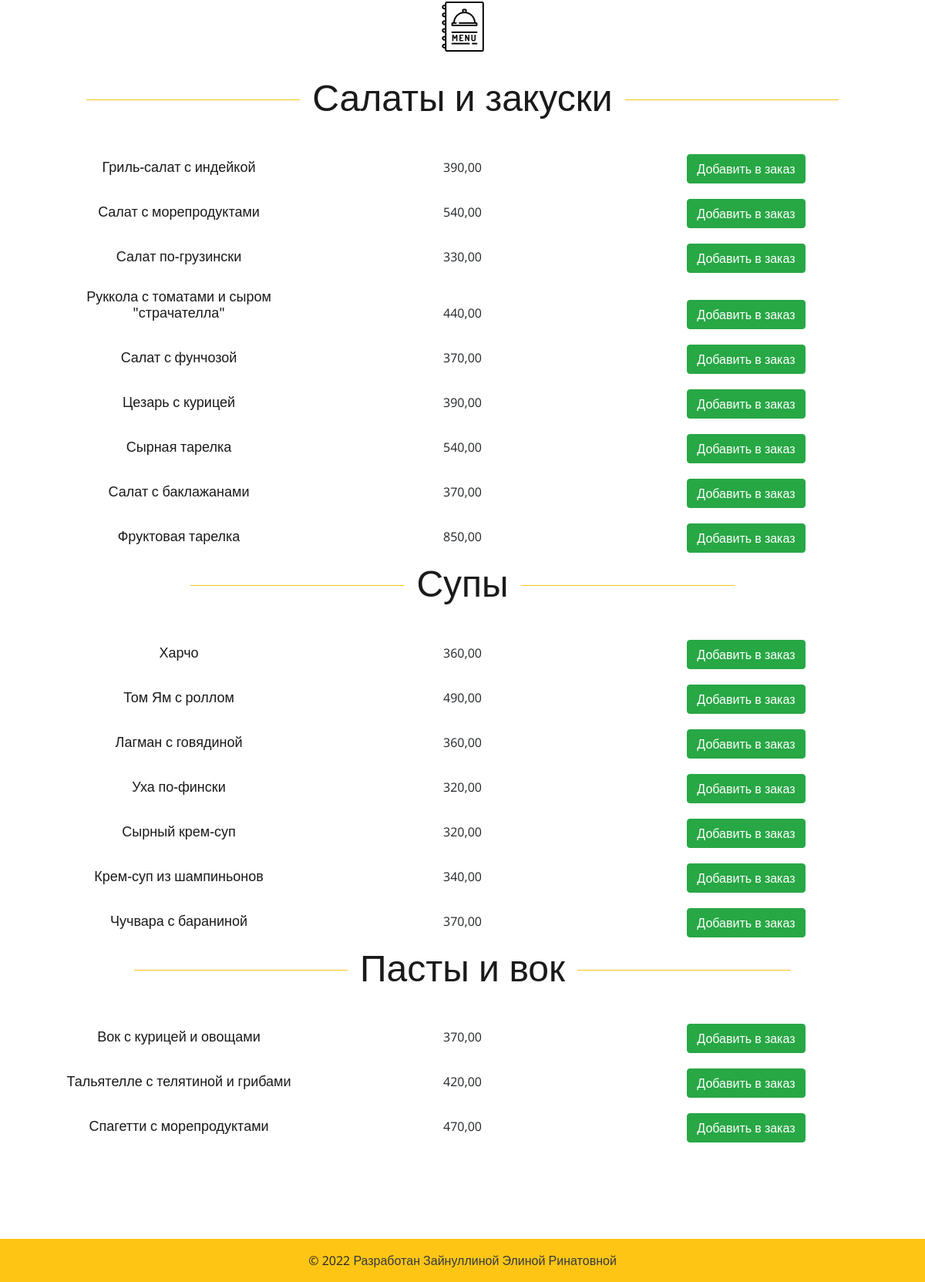
Before: /menuwaiter/ (lower part) with the older database file.
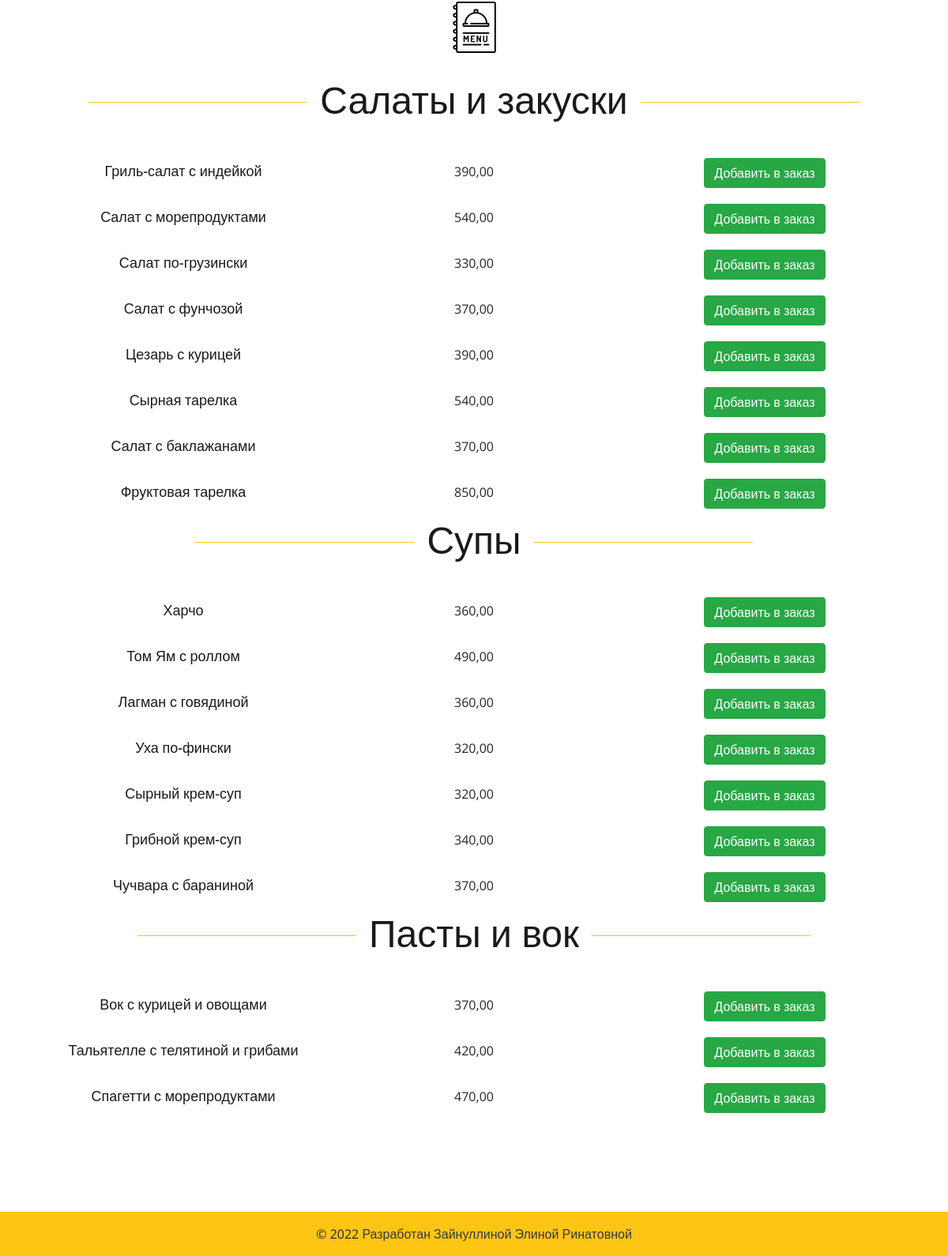
After: the same page with the newer database file.
### food/models.py (models this page shows, shortened)
class Category(MPTTModel):
    name = models.CharField(max_length=100)
    slug = models.SlugField(max_length=100)
    parent = TreeForeignKey(
        'self',
        related_name="children",
        on_delete=models.SET_NULL,
        null=True,
        blank=True
    )  # чтобы сделать подкатегории
    class MPTTMeta:
        order_insertion_by = ['name']
    class Meta:
        verbose_name = "Категория"
        verbose_name_plural = "Категории"

class Food(models.Model):
    img = models.ImageField(upload_to='menu', blank=True)
    title = models.CharField(max_length=200)
    text = models.CharField(max_length=300)
    description = models.TextField()
    category = models.ForeignKey(
        Category,
        related_name="food",
        on_delete=models.SET_NULL,
        null=True
    )
    price = models.DecimalField(
        max_digits=10,
        decimal_places=2,
        verbose_name='price')
    class Meta:
        verbose_name = "Блюдо"
        verbose_name_plural = "Блюда"

### food/views.py (the view)
# urls.py: path('menuwaiter/', views.FoodPriceListView.as_view(), name='menuwaiter'),
class FoodPriceListView(ListView):
    model = Food
    template_name = 'menu_for_waiter.html'
    def get_context_data(self, **kwargs):
        context = super(FoodPriceListView, self).get_context_data(**kwargs)
        context['categories'] = Category.objects.all()
        return context

### templates/menu_for_waiter.html (shortened to what this page needs)
{% extends 'waiter.html' %}
{% load static %}
{% block content %}
	<section class="mp-menu-section spad">
		<div class="icon"><img src="{% static 'img/icon/menu.png' %}"></div>
		<div class="container">
			{% for category in categories %}
				<div class="section-title">
					<h2>{{category.name}}</h2>
				</div>
			<div class="waiter-menu">
			{% for food_item in category.food.all %}
				<h5 class="food-item">{{food_item.title}}</h5>
				<div class="food-item">{{food_item.price}}</div>
				<div class="food-item add-to-cart-btn">
					<button class="btn btn-success">
					Добавить в заказ
					</button>
				</div>
			{% endfor %}
			</div>
				{% endfor %}
			</div>
	</section>
{% endblock content %}

### templates/waiter.html (shortened to what this page needs)
<!DOCTYPE html>
{% load static %}
<html lang="ru">
<head>
	<link rel="stylesheet" href="{% static 'css/bootstrap.min.css' %}"/>
	<link rel="stylesheet" href="{% static 'css/font-awesome.min.css' %}"/>
	<link rel="stylesheet" href="{% static 'css/style.css' %}"/>
</head>
<body>
{% block content %}{% endblock content %}
	<footer class="bg-light text-center text-lg-start">
		<div class="text-center p-3" style="background-color: #ffc515;">
			© 2022
			<a class="text-dark">Разработан Зайнуллиной Элиной Ринатовной</a>
		</div>
	</footer>
    </body>
</html>

### static/css/style.css (style rules this page uses)
html, body { height: 100%; font-family: 'Open Sans', sans-serif; }
h1, h2, h3, h4, h5, h6 { margin: 0; color: #1b1a1a; }
h2 { font-size: 36px; }
h5 { font-size: 18px; }
img { max-width: 100%; }
.section-title { text-align: center; margin-bottom: 75px; }
.section-title h2 { font-size: 48px; position: relative; display: inline-block; padding: 0 16px; }
.section-title h2:after, .section-title h2:before { position: absolute; content: ""; width: 277px; height: 1px; background: #ffc515; top: 32px; }
.section-title h2:before { left: 100%; }
.section-title h2:after { right: 100%; }
.spad { padding-top: 110px; padding-bottom: 115px; }
.icon { text-align: center; margin-top:-30px; margin-bottom: 30px; }
.section-title { margin-bottom: 35px; }
.waiter-menu { text-align: center; }
.food-item { margin:10px; display: inline-block; width: 30%; }
@media (min-width: 1200px) { .container { max-width: 1176px; } }

Changed rows visible on the page:
removed Food: title "Руккола с томатами и сыром \"страчателла\"", price "440,00", shown under Category "Салаты и закуски"
changed Food: title "Крем-суп из шампиньонов" → "Грибной крем-суп"
